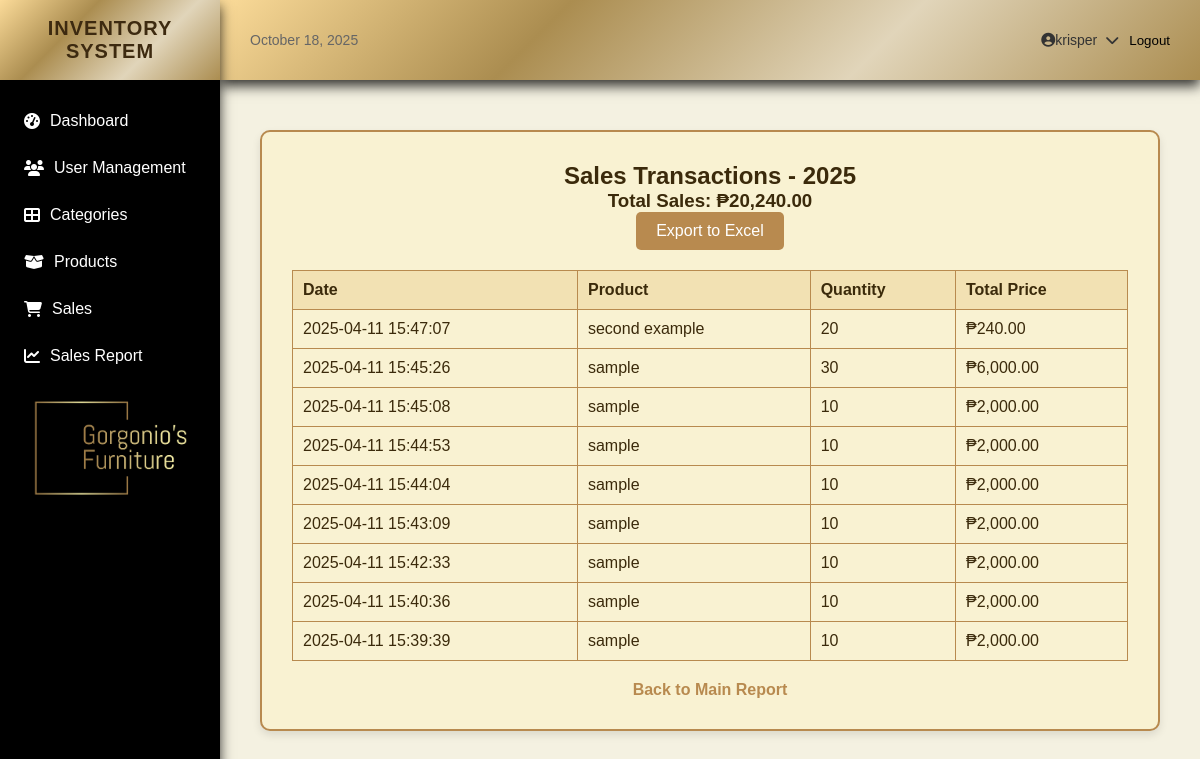
The app's page /php/sales_report_year.php (signed in) with its own data.
### tables this page shows
CREATE TABLE `sales` (
  `id` int(11) NOT NULL,
  `product_id` int(11) NOT NULL,
  `quantity` int(11) NOT NULL,
  `total_price` decimal(10,2) NOT NULL,
  `sale_date` timestamp NOT NULL DEFAULT current_timestamp(),
  `updated_at` timestamp NOT NULL DEFAULT current_timestamp() ON UPDATE current_timestamp()
);

CREATE TABLE `products` (
  `id` int(11) NOT NULL,
  `image` varchar(255) DEFAULT NULL,
  `name` varchar(255) NOT NULL,
  `description` text DEFAULT NULL,
  `category` varchar(100) DEFAULT NULL,
  `quantity` int(11) NOT NULL DEFAULT 0,
  `price` decimal(10,2) NOT NULL,
  `status` enum('Active','Inactive') DEFAULT 'Active',
  `created_at` timestamp NOT NULL DEFAULT current_timestamp(),
  `updated_at` timestamp NOT NULL DEFAULT current_timestamp() ON UPDATE current_timestamp()
);

### php/sales_report_year.php (the view, shortened to what this page needs)
<?php
include("header.php");
include("database.php");
$currentYear = date('Y');
$report = [];
$totalYearSales = 0;
$stmt = $conn->prepare("
    SELECT
        sales.sale_date,
        products.name AS product_name,
        sales.quantity,
        sales.total_price
    FROM sales
    JOIN products ON sales.product_id = products.id
    WHERE YEAR(sales.sale_date) = ?
    ORDER BY sales.sale_date DESC
");
$stmt->bind_param("i", $currentYear);
$stmt->execute();
$result = $stmt->get_result();
while ($row = $result->fetch_assoc()) {
    $report[] = $row;
    $totalYearSales += $row['total_price'];
}
?>
<!DOCTYPE html>
<html lang="en">
<head>
    <link rel="stylesheet" href="../css/sales_report_year.css">
</head>
<body>
    <div class="container">
        <h2 style="text-align:center;">Sales Transactions - <?= $currentYear ?></h2>
        <h3 style="text-align:center;">Total Sales: ₱<?= number_format($totalYearSales, 2) ?></h3>
        <?php if (!empty($report)): ?>
            <div class="buttons">
                <form method="POST" action="export_year_excel.php">
                    <button type="submit" class="btn">Export to Excel</button>
                </form>
            </div>
            <table class="report-table">
                <thead>
                    <tr>
                        <th>Date</th>
                        <th>Product</th>
                        <th>Quantity</th>
                        <th>Total Price</th>
                    </tr>
                </thead>
                <tbody>
                    <?php foreach ($report as $row): ?>
                        <tr>
                            <td><?= htmlspecialchars($row['sale_date']) ?></td>
                            <td><?= htmlspecialchars($row['product_name']) ?></td>
                            <td><?= htmlspecialchars($row['quantity']) ?></td>
                            <td>₱<?= number_format($row['total_price'], 2) ?></td>
                        </tr>
                    <?php endforeach; ?>
                </tbody>
            </table>
        <?php else: ?>
            <p>No sales transactions found for <?= $currentYear ?>.</p>
        <?php endif; ?>
        <div class="back-link">
            <a href="sales_report.php">Back to Main Report</a>
        </div>
    </div>
</body>
</html>

### css/header.css (style rules this page uses)
* { margin: 0; padding: 0; box-sizing: border-box; transition: all 0.3s ease; }
body { font-family: Arial, sans-serif; background-color: #f4f1e1; color: #3b2a0b; }

### css/sales_report_year.css (style rules this page uses)
.container { background-color: #f9f2d2; padding: 30px; max-width: 900px; margin: 20px auto; border: 2px solid #b88a4f; border-radius: 10px; box-shadow: 0 4px 8px rgba(0, 0, 0, 0.1); font-family: Arial, sans-serif; }
h2, h3 { color: #3b2a0b; font-weight: bold; }
.report-table { width: 100%; border-collapse: collapse; margin-top: 20px; }
.report-table th, .report-table td { padding: 10px; text-align: left; border: 1px solid #b88a4f; }
.report-table th { background-color: #f2e1b3; }
.report-table tr:nth-child(even) { background-color: #f9f2d2; }
.buttons { text-align: center; margin-bottom: 20px; }
.btn { background-color: #b88a4f; color: white; padding: 10px 20px; font-size: 16px; border: none; border-radius: 5px; cursor: pointer; margin: 0 10px; transition: background-color 0.3s ease; }
.back-link { text-align: center; margin-top: 20px; }
.back-link a { color: #b88a4f; font-weight: bold; text-decoration: none; }

### records on screen
sales: sale_date "2025-04-11 15:47:07", product.name "second example", quantity "20", total_price "240.00"
sales: sale_date "2025-04-11 15:45:26", product.name "sample", quantity "30", total_price "6,000.00"
sales: sale_date "2025-04-11 15:45:08", product.name "sample", quantity "10", total_price "2,000.00"
sales: sale_date "2025-04-11 15:44:53", product.name "sample", quantity "10", total_price "2,000.00"
sales: sale_date "2025-04-11 15:44:04", product.name "sample", quantity "10", total_price "2,000.00"
sales: sale_date "2025-04-11 15:43:09", product.name "sample", quantity "10", total_price "2,000.00"
sales: sale_date "2025-04-11 15:42:33", product.name "sample", quantity "10", total_price "2,000.00"
sales: sale_date "2025-04-11 15:40:36", product.name "sample", quantity "10", total_price "2,000.00"
sales: sale_date "2025-04-11 15:39:39", product.name "sample", quantity "10", total_price "2,000.00"

### other values on screen
$_SESSION['logged_user'] "krisper"
$totalYearSales "20,240.00"
